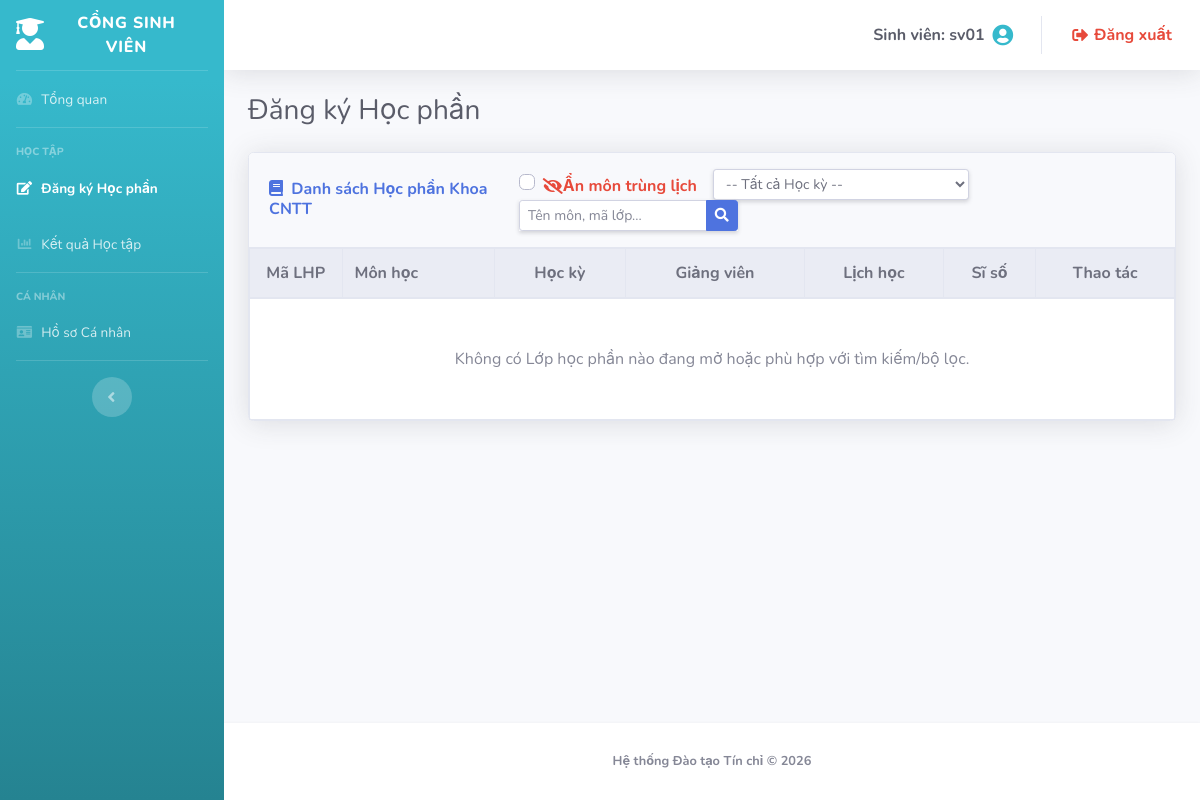
/student/index.php?page=course_classes (signed in), run on an earlier commit of the app's database.
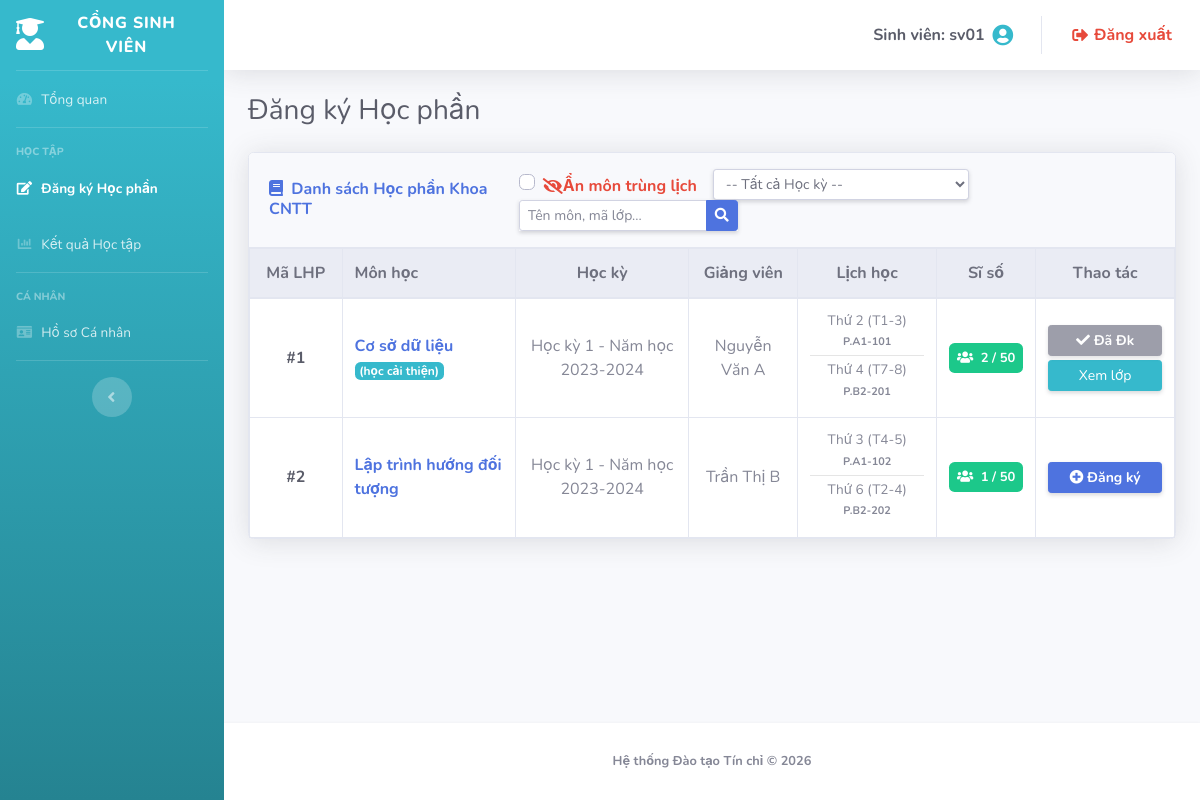
And on a later commit of the database.
### tables this page shows
CREATE TABLE `courseclasses` (
  `maLHP` int(11) NOT NULL,
  `maMH` varchar(20) NOT NULL,
  `maHK` varchar(20) NOT NULL,
  `maGV` varchar(20) NOT NULL,
  `isLocked` tinyint(1) DEFAULT 0
);

CREATE TABLE `courses` (
  `maMH` varchar(20) NOT NULL,
  `tenMH` varchar(100) NOT NULL,
  `soTinChi` int(11) DEFAULT 3,
  `maKhoa` varchar(20) NOT NULL
);

CREATE TABLE `semesters` (
  `maHK` varchar(20) NOT NULL,
  `tenHK` varchar(50) NOT NULL
);

CREATE TABLE `teachers` (
  `maGV` varchar(20) NOT NULL,
  `hoTenGV` varchar(100) NOT NULL,
  `email` varchar(100) DEFAULT NULL,
  `sdt` varchar(20) DEFAULT NULL
);

### student/course_classes.php (the view, shortened to what the changed rows need)
<?php
$maSV = $_SESSION['user']['username'];
$stmtKhoa = $pdo->prepare("
    SELECT cl.maKhoa
    FROM students s
    JOIN classes cl ON s.maLop = cl.maLop
    WHERE s.maSV = ?
");
$stmtKhoa->execute([$maSV]);
$maKhoaSV = $stmtKhoa->fetchColumn();
$params = [
    ':maSV' => $maSV,
    ':maSV_1' => $maSV,
    ':maKhoaSV' => $maKhoaSV
];
$baseSql = "SELECT
    cc.maLHP,
    c.tenMH,
    s.tenHK,
    t.hoTenGV,
    COALESCE(g_agg.soLuongSV, 0) AS soLuongSV,
    COALESCE(g_agg.daDangKy, 0) AS daDangKy,
    max_diem.diemCaoNhat,
    lich.thongTinLich
FROM CourseClasses cc
JOIN Courses c ON cc.maMH = c.maMH
JOIN Semesters s ON cc.maHK = s.maHK
JOIN Teachers t ON cc.maGV = t.maGV
LEFT JOIN (
    SELECT
        maLHP,
        COUNT(maSV) AS soLuongSV,
        SUM(CASE WHEN maSV = :maSV THEN 1 ELSE 0 END) AS daDangKy
    FROM Grades
    GROUP BY maLHP
) g_agg ON cc.maLHP = g_agg.maLHP
LEFT JOIN (
    SELECT
        cc_sub.maMH,
        MAX(g_sub.diemTong) AS diemCaoNhat
    FROM Grades g_sub
    JOIN CourseClasses cc_sub ON g_sub.maLHP = cc_sub.maLHP
    WHERE g_sub.maSV = :maSV_1
    GROUP BY cc_sub.maMH
) max_diem ON cc.maMH = max_diem.maMH
LEFT JOIN (
    SELECT
        cs.maLHP,
        GROUP_CONCAT(
            CONCAT('<div class=\"mb-1\">Thứ ', cs.day_of_week, ' (T', cs.start_period, '-', (cs.start_period + cs.num_periods - 1), ')<br><small class=\"text-muted font-weight-bold\">P.', r.room_name, '</small></div>')
            SEPARATOR '<hr class=\"my-1\">'
        ) AS thongTinLich
    FROM class_schedules cs
    JOIN rooms r ON cs.room_id = r.room_id
    GROUP BY cs.maLHP
) lich ON cc.maLHP = lich.maLHP
WHERE 1=1
  AND c.maKhoa = :maKhoaSV";
$baseSql .= " ORDER BY s.maHK DESC, c.tenMH ASC";
$stmt = $pdo->prepare($baseSql);
$stmt->execute($params);
$classes = $stmt->fetchAll();
?>
<div class="d-sm-flex align-items-center justify-content-between mb-4">
    <h1 class="h3 mb-0 text-gray-800">Đăng ký Học phần</h1>
</div>
<div class="card shadow mb-4">
    <div class="card-body p-0">
        <div class="table-responsive">
            <table class="table table-bordered table-hover align-middle mb-0 text-center" width="100%">
                <thead class="thead-light">
                    <tr>
                        <th width="10%">Mã LHP</th>
                        <th class="text-left">Môn học</th>
                        <th>Học kỳ</th>
                        <th>Giảng viên</th>
                        <th width="15%">Lịch học</th>
                        <th width="10%">Sĩ số</th>
                        <th width="15%">Thao tác</th>
                    </tr>
                </thead>
                <tbody>
                    <?php if (empty($classes)): ?>
                        <tr>
                            <td colspan="7" class="py-5 text-muted">Không có Lớp học phần nào đang mở hoặc phù hợp với tìm
                                kiếm/bộ lọc.</td>
                        </tr>
                    <?php else: ?>
                        <?php foreach ($classes as $c): ?>
                            <?php
                            $isFull = ($c['soLuongSV'] >= 50);
                            $isReg = ($c['daDangKy'] > 0);
                            ?>
                            <tr>
                                <td class="font-weight-bold text-dark align-middle">#<?= $c['maLHP'] ?></td>
                                <td class="text-left align-middle">
                                    <span class="font-weight-bold text-primary"><?= htmlspecialchars($c['tenMH']) ?></span>
                                    <?php
                                    if ($c['diemCaoNhat'] !== null) {
                                        if ($c['diemCaoNhat'] >= 4.0)
                                            echo ' <span class="badge badge-info">(học cải thiện)</span>';
                                        else
                                            echo ' <span class="badge badge-danger">(học lại)</span>';
                                    }
                                    ?>
                                </td>
                                <td class="align-middle"><?= htmlspecialchars($c['tenHK']) ?></td>
                                <td class="align-middle"><?= htmlspecialchars($c['hoTenGV']) ?></td>
                                <td class="align-middle text-sm" style="font-size: 0.85rem;">
                                    <?= $c['thongTinLich'] ?? '<span class="text-muted font-italic">Chưa có lịch</span>' ?>
                                </td>
                                <td class="align-middle">
                                    <span
                                        class="badge <?= $isFull ? 'badge-danger' : ($c['soLuongSV'] >= 40 ? 'badge-warning text-dark' : 'badge-success') ?> p-2"
                                        style="font-size:13px;">
                                        <i class="fas fa-users mr-1"></i> <?= $c['soLuongSV'] ?> / 50
                                    </span>
                                </td>
                                <td class="align-middle">
                                    <?php if ($isReg): ?>
                                        <div class="d-flex flex-column align-items-center">
                                            <span class="btn btn-secondary btn-sm font-weight-bold disabled shadow-sm w-100 mb-1"
                                                style="opacity: 0.8;">
                                                <i class="fas fa-check"></i> Đã Đk
                                            </span>
                                            <a class="btn btn-info btn-sm shadow-sm w-100"
                                                href="index.php?page=class_detail&maLHP=<?= $c['maLHP'] ?>">Xem lớp</a>
                                        </div>
                                    <?php else: ?>
                                        <form method="POST" action="index.php?page=course_classes" class="mb-0">
                                            <button type="submit" class="btn btn-primary btn-sm font-weight-bold shadow-sm w-100">
                                                <i class="fas fa-plus-circle"></i> Đăng ký
                                            </button>
                                        </form>
                                    <?php endif; ?>
                                </td>
                            </tr>
                        <?php endforeach; ?>
                    <?php endif; ?>
                </tbody>
            </table>
        </div>
    </div>
</div>

What changed in the data, as far as the page shows it:
now on this page (row edited): courseclasses: maLHP "1", maMH.tenMH "Cơ sở dữ liệu", shows "(học cải thiện)", maHK.tenHK "Học kỳ 1 - Năm học 2023-2024", maGV.hoTenGV "Nguyễn Văn A", thongTinLich "Thứ 2 (T1-3) P.A1-101 Thứ 4 (T7-8) P.B2-201", soLuongSV "2"
now on this page (row unchanged): courseclasses: maLHP "2", maMH.tenMH "Lập trình hướng đối tượng", maHK.tenHK "Học kỳ 1 - Năm học 2023-2024", maGV.hoTenGV "Trần Thị B", thongTinLich "Thứ 3 (T4-5) P.A1-102 Thứ 6 (T2-4) P.B2-202", soLuongSV "1"
Also different on the page:
text no longer shown: "Không có Lớp học phần nào đang mở hoặc phù hợp với tìm kiếm/bộ lọc."
